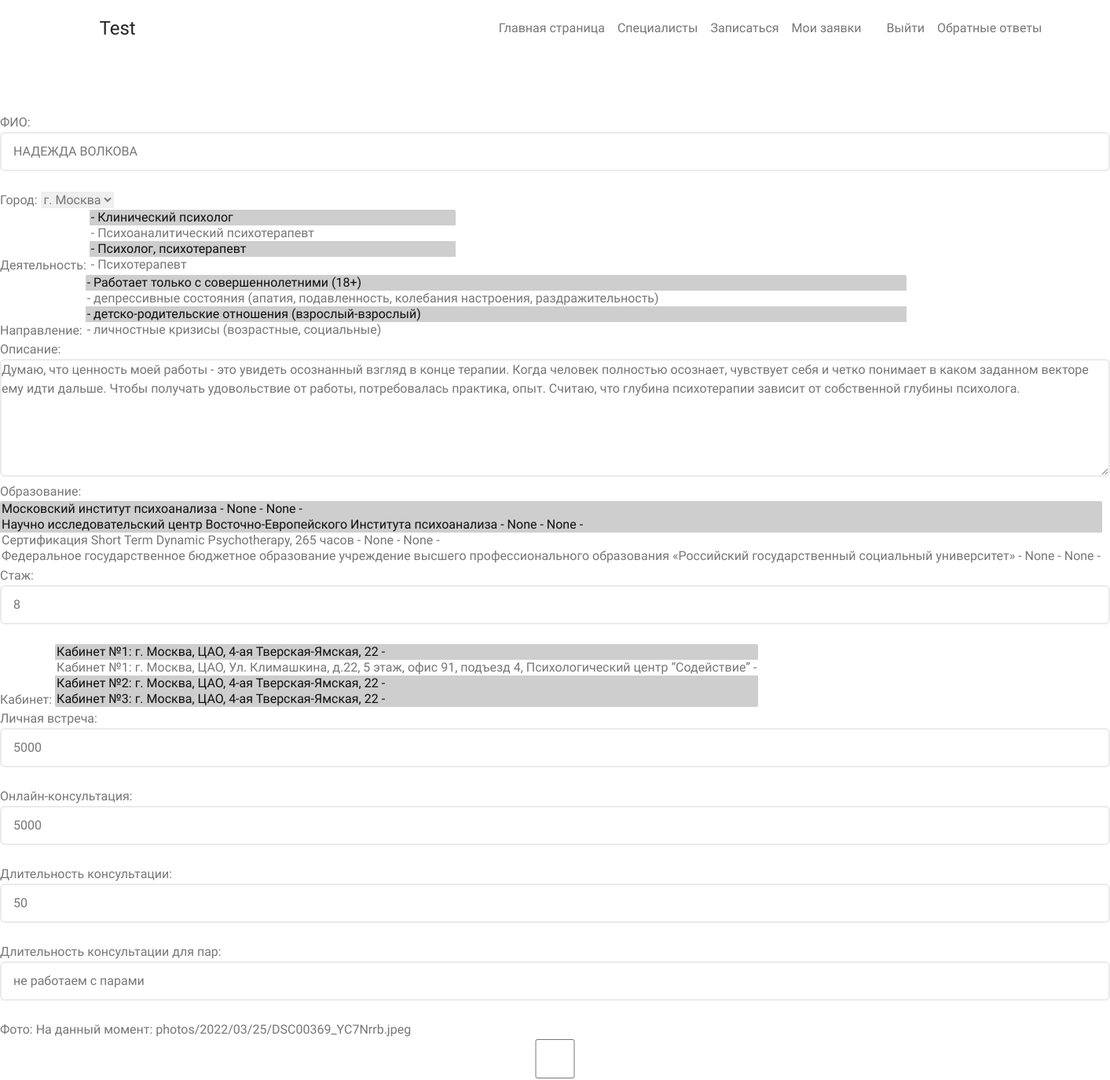
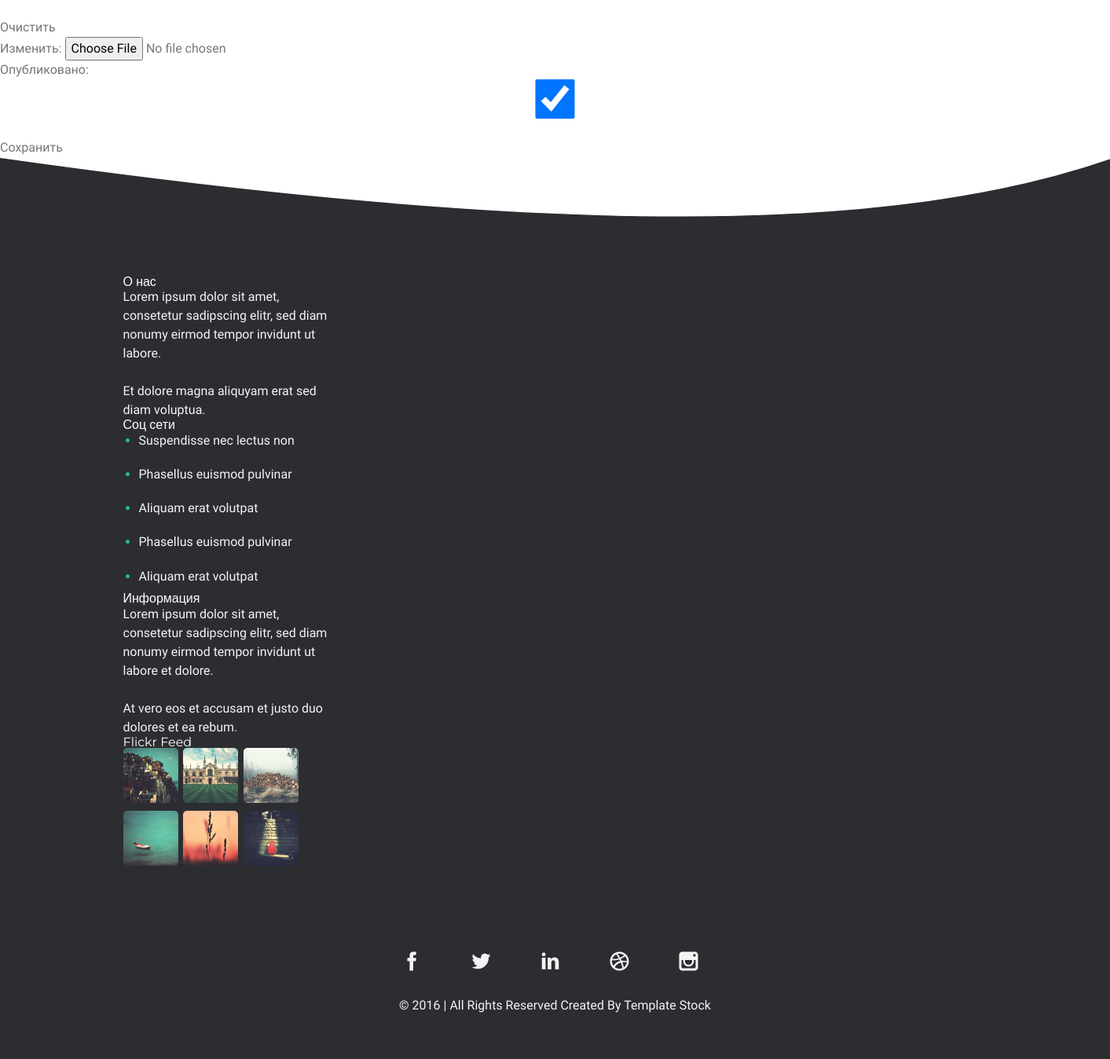
Screenshot of /employer/1 (signed in) with the database file from the repository (2 pictures, top to bottom).
### employer/models.py (models this page shows, shortened)
class Employer(models.Model):
    name = models.CharField(
        verbose_name='ФИО',
        max_length=1000,
        blank=True,
        null=True)
    city = models.ForeignKey(
        'Location',
        verbose_name='Город',
        on_delete=models.CASCADE,
        blank=True,
        null=True)
    work = models.ManyToManyField(
        'Activity',
        verbose_name='Деятельность',
        related_name='activity',
        blank=True,
    )
    direction = models.ManyToManyField(
        'Category',
        verbose_name='Направление',
        related_name='category',
        blank=True,
    )
    description = models.TextField(
        verbose_name='Описание',
        max_length=1000,
        blank=True,
        null=True)
    education = models.ManyToManyField(
        'Education',
        verbose_name='Образование',
        related_name='education',
        blank=True,
    )
    experience = models.CharField(
        verbose_name='Стаж',
        max_length=1000,
        blank=True,
        null=True
    )
    cabinet = models.ManyToManyField(
        'Adress',
        verbose_name='Кабинет',
        related_name='adress',
        blank=True,
    )
    personal_consultation = models.CharField(
        verbose_name='Личная встреча',
        max_length=1000,
        blank=True,
        null=True
    )
    online_consultation = models.CharField(
        verbose_name='Онлайн-консультация',
        max_length=1000,
        blank=True,
        null=True
    )
    duration_consultation = models.CharField(
        verbose_name='Длительность консультации',
        max_length=1000,
        blank=True,
        null=True
    )
    couple_consultation_duration = models.CharField(
        verbose_name='Длительность консультации для пар',
        max_length=1000,
        blank=True,
        null=True
    )
    photo = models.ImageField(
        verbose_name='Фото',
        upload_to='photos/%Y/%m/%d/',
        blank=True,
        null=True
    )
    created = models.DateTimeField(
        verbose_name='Дата публикации',
        auto_now_add=True,
        blank=True,
    )
    updated = models.DateTimeField(
        verbose_name='Обновлено',
        auto_now=True,
        blank=True
    )
    is_published = models.BooleanField(
        verbose_name='Опубликовано',
        default=True,
        blank=True
    )
    class Meta:
        verbose_name = 'Специалист'
        verbose_name_plural = 'Специалисты'
        ordering = ['name']

class Location(models.Model):
    city = models.CharField(
        'Город',
        max_length=1000,
        blank=True,
        null=True
    )
    def __str__(self):
        return f'''г. {self.city}
        '''
    class Meta:
        verbose_name = 'Местонахождение'
        verbose_name_plural = 'Местонахождения'
        ordering = ['city']

class Activity(models.Model):
    work = models.CharField(
        'Деятельность',
        max_length=1000,
        blank=True,
        null=True
    )
    def __str__(self):
        return f'''- {self.work}
        '''
    class Meta:
        verbose_name = 'Деятельность'
        verbose_name_plural = 'Деятельность'
        ordering = ['work']

class Category(models.Model):
    direction = models.CharField(
        'Направление',
        max_length=1000,
        blank=True,
        null=True
    )
    def __str__(self):
        return f'''- {self.direction}
        '''
    class Meta:
        verbose_name = 'Категория'
        verbose_name_plural = 'Категории'
        ordering = ['direction']

### employer/views.py (the view)
# urls.py: path('employer/<int:pk>', views.employer_edit, name='profile_edit'), # редактирования специолиста
@login_required() # проверка на авторизованного человека
def employer_edit(request, pk): # функция для редактирования специалистов
    print(request.user)
    employer = get_object_or_404(Employer, pk=pk) # поиск определенного специалиста
    if request.method == "POST": # проверка на запрос пост
        print('post')
        form = EmployerForm(request.POST, instance=employer)
        if form.is_valid(): # проверка на валидность
            employer = form.save(commit=False) # пресохранения в базу
            employer.author = request.user # присваиванния автора
            print('yes')
            employer.save()  # сохранения в базу
            return redirect('/', pk=employer.pk) # переадресация на главную старницу
    else:
        form = EmployerForm(instance=employer)
    return render(request, 'employer_edit.html', {'form': form})

### employer/forms.py
class EmployerForm(forms.ModelForm):
    class Meta:
        model = Employer
        fields = '__all__'

### employer/models.py (called while the page is built)
    def __str__(self):
        return f'''{self.cabinet} -
        '''

    def __str__(self):
        return f'''{self.university} -
        {self.skill} -
        {self.education_date} -
        '''

### employer/templates/employer_edit.html (shortened to what this page needs)
{% extends 'base.html' %}
{% load static %}
{% block content %}
<br>
<br>
<br>
<form method="POST" action="">
    {{ form.as_p }}
    <button value="submit">Сохранить</button>
</form>
{% endblock %}

### static/assets/css/simplegrid.css (style rules this page uses)
*, *:after, *:before { -webkit-box-sizing: border-box; -moz-box-sizing: border-box; box-sizing: border-box; }
body { margin: 0px; }

### static/assets/css/style.css (style rules this page uses)
*, *:before, *:after { box-sizing: border-box; }
a { color:#1abc9c; }
a, img, .overlay, input, textarea, .plan-wrap p, .filters .filter { -webkit-transition: all .12s linear; -moz-transition: all .12s linear; -o-transition: all .12s linear; transition: all .12s linear; }
body { font-size: 1em; line-height: 1.7em; color: #777777; font-weight: normal; }
body, input, textarea { font-family: 'Source Sans Pro', Helvetica, Arial, sans-serif; }
input:not([type=submit]):not([type=file]), textarea { width: 100% !important; height: 50px; margin-bottom: 25px; padding: 0 15px 2px; border: 2px solid #ebebeb; -webkit-border-radius: 6px; -moz-border-radius: 6px; border-radius: 6px; background: white; box-shadow: 0px 0px 0px 2px transparent; -webkit-transition: box-shadow 0.3s; transition: box-shadow 0.3s; }
textarea { max-width: 100%; min-height: 150px; padding: 15px; }

### rows the page displays
Employer: name "НАДЕЖДА ВОЛКОВА", description "Думаю, что ценность моей работы - это увидеть осознанный взгляд в конце терапии. Когда человек полностью осознает, чувствует себя и четко понимает в каком заданном векторе ему идти дальше. Чтобы получать удовольствие от работы, потребовалась практика, опыт. Считаю, что глубина психотерапии зависит от собственной глубины психолога.", experience "8", personal_consultation "5000", online_consultation "5000", duration_consultation "50", couple_consultation_duration "не работаем с парами", is_published "☑"
Location: city "г. Москва"
Activity: work "- Клинический психолог ☑ / - Психоаналитический психотерапевт / - Психолог, психотерапевт ☑ / - Психотерапевт"
Category: direction "- Работает только с совершеннолетними (18+) ☑ / - депрессивные состояния (апатия, подавленность, колебания настроения, раздражительность) / - детско-родительские отношения (взрослый-взрослый) ☑ / - личностные кризисы (возрастные, социальные)"
